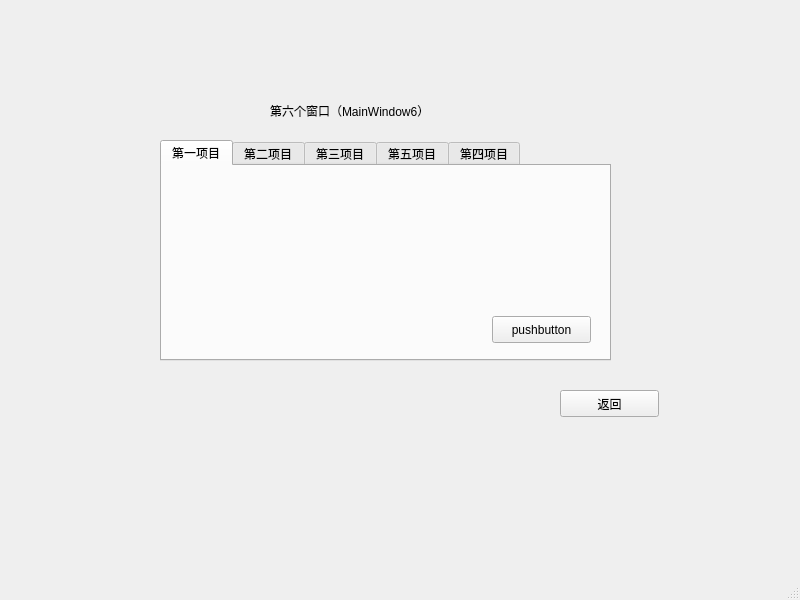
<?xml version="1.0" encoding="UTF-8"?>
<ui version="4.0">
 <class>MainWindow6</class>
 <widget class="QMainWindow" name="MainWindow6">
  <property name="geometry">
   <rect>
    <x>0</x>
    <y>0</y>
    <width>800</width>
    <height>600</height>
   </rect>
  </property>
  <property name="windowTitle">
   <string>MainWindow</string>
  </property>
  <widget class="QWidget" name="centralwidget">
   <widget class="QPushButton" name="pushButton_1">
    <property name="geometry">
     <rect>
      <x>560</x>
      <y>390</y>
      <width>99</width>
      <height>27</height>
     </rect>
    </property>
    <property name="text">
     <string>返回</string>
    </property>
   </widget>
   <widget class="QLabel" name="label">
    <property name="geometry">
     <rect>
      <x>270</x>
      <y>80</y>
      <width>211</width>
      <height>61</height>
     </rect>
    </property>
    <property name="text">
     <string>第六个窗口（MainWindow6）</string>
    </property>
   </widget>
   <widget class="QTabWidget" name="tabWidget">
    <property name="geometry">
     <rect>
      <x>160</x>
      <y>140</y>
      <width>451</width>
      <height>221</height>
     </rect>
    </property>
    <property name="currentIndex">
     <number>0</number>
    </property>
    <widget class="QWidget" name="tab_11">
     <attribute name="title">
      <string>第一项目</string>
     </attribute>
     <widget class="QPushButton" name="pushButton_3">
      <property name="geometry">
       <rect>
        <x>330</x>
        <y>150</y>
        <width>99</width>
        <height>27</height>
       </rect>
      </property>
      <property name="text">
       <string>pushbutton</string>
      </property>
     </widget>
    </widget>
    <widget class="QWidget" name="tab_12">
     <attribute name="title">
      <string>第二项目</string>
     </attribute>
    </widget>
    <widget class="QWidget" name="tab_13">
     <attribute name="title">
      <string>第三项目</string>
     </attribute>
    </widget>
    <widget class="QWidget" name="tab_14">
     <attribute name="title">
      <string>第五项目</string>
     </attribute>
    </widget>
    <widget class="QWidget" name="tab_15">
     <attribute name="title">
      <string>第四项目</string>
     </attribute>
    </widget>
   </widget>
  </widget>
  <widget class="QMenuBar" name="menubar">
   <property name="geometry">
    <rect>
     <x>0</x>
     <y>0</y>
     <width>800</width>
     <height>28</height>
    </rect>
   </property>
  </widget>
  <widget class="QStatusBar" name="statusbar"/>
 </widget>
 <resources/>
 <connections/>
</ui>
